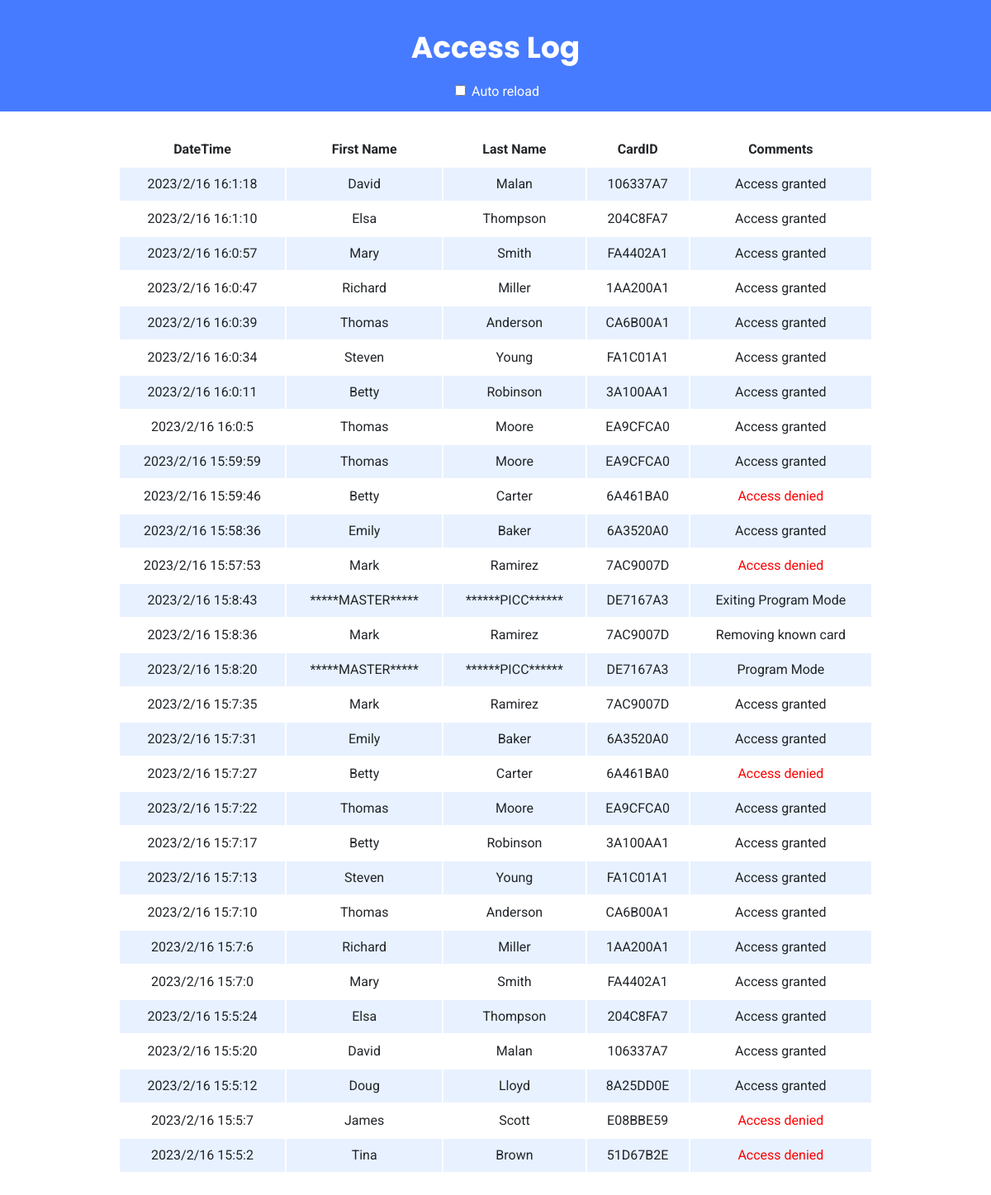
The page / on the database its author committed.
### tables this page shows
CREATE TABLE "access_log" (
    "id" INTEGER PRIMARY KEY AUTOINCREMENT,
    "unix" INTEGER,
    "date_time" TEXT,
    "card_id" TEXT,
    "first_name" TEXT,
    "last_name" TEXT,
    "comments" TEXT
);

### app.py (the view)
@app.route('/', methods=['GET'])
def history():
    cur.execute("SELECT * FROM access_log ORDER BY id DESC")
    access_log = cur.fetchall()
    return render_template("index.html", access_log = access_log)

### templates/index.html (shortened to what this page needs)
<!DOCTYPE html>
<html lang="en">
    <head>
        <link href="/static/styles.css" rel="stylesheet">
    </head>
    <body>
        <div class="header">
            <h1>Access Log</h1>
            <input type="checkbox" id="cb" onclick="setCookie()">
            <label for="cb">Auto reload</label>
        </div>
        <div class="container">
            <div class="section">
                <table class="center">
                    <thead>
                        <tr>
                            <th>DateTime</th>
                            <th>First Name</th>
                            <th>Last Name</th>
                            <th>CardID</th>
                            <th>Comments</th>
                        </tr>
                    </thead>
                    <tbody>
                        {% for row in access_log %}
                        <tr>
                            <td>{{ row[2] }}</td>
                            <td>{{ row[4] }}</td>
                            <td>{{ row[5] }}</td>
                            <td>{{ row[3] }}</td>
                            {% if row[6] == "Access denied" %}
                            <td style ="color: red">{{ row[6] }}</td>
                            {% else %}
                            <td>{{ row[6] }}</td>
                            {% endif %}
                        </tr>
                        {% endfor %}
                    </tbody>
                </table>
            </div>
        </div>
    </body>
</html>

### static/styles.css (style rules this page uses)
body { background-color: #fff; color: #212529; font-family: 'Roboto', sans-serif; font-size: 16px; font-weight: 400; line-height: 1; margin: 0; text-align: left; }
.container { margin-left: auto; margin-right: auto; padding-left: 15px; padding-right: 15px; text-align: center; width: 90%; }
.header { background-color: #477bff; color: #fff; margin-bottom: 1rem; padding: 1rem 1rem; text-align: center; }
.section { padding-bottom: 1rem; padding-left: 2rem; padding-right: 2rem; padding-top: 0.5rem; }
h1 { font-family: 'Poppins', sans-serif; font-size: 36px; }
table { background-color: transparent; margin-bottom: 1rem; width: 90%; }
table th, table td { padding: 0.75rem; vertical-align: middle; }
tbody tr:nth-of-type(odd) { background-color: rgb(179, 208, 255, 0.3) }
.center { margin-left: auto; margin-right: auto; }

### rows shown on the page
access_log: date_time "2023/2/16 16:1:18", first_name "David", last_name "Malan", card "106337A7", comments "Access granted"
access_log: date_time "2023/2/16 16:1:10", first_name "Elsa", last_name "Thompson", card "204C8FA7", comments "Access granted"
access_log: date_time "2023/2/16 16:0:57", first_name "Mary", last_name "Smith", card "FA4402A1", comments "Access granted"
access_log: date_time "2023/2/16 16:0:47", first_name "Richard", last_name "Miller", card "1AA200A1", comments "Access granted"
access_log: date_time "2023/2/16 16:0:39", first_name "Thomas", last_name "Anderson", card "CA6B00A1", comments "Access granted"
access_log: date_time "2023/2/16 16:0:34", first_name "Steven", last_name "Young", card "FA1C01A1", comments "Access granted"
access_log: date_time "2023/2/16 16:0:11", first_name "Betty", last_name "Robinson", card "3A100AA1", comments "Access granted"
access_log: date_time "2023/2/16 16:0:5", first_name "Thomas", last_name "Moore", card "EA9CFCA0", comments "Access granted"
access_log: date_time "2023/2/16 15:59:59", first_name "Thomas", last_name "Moore", card "EA9CFCA0", comments "Access granted"
access_log: date_time "2023/2/16 15:59:46", first_name "Betty", last_name "Carter", card "6A461BA0", comments "Access denied"
access_log: date_time "2023/2/16 15:58:36", first_name "Emily", last_name "Baker", card "6A3520A0", comments "Access granted"
access_log: date_time "2023/2/16 15:57:53", first_name "Mark", last_name "Ramirez", card "7AC9007D", comments "Access denied"
access_log: date_time "2023/2/16 15:8:43", first_name "*****MASTER*****", last_name "******PICC******", card "DE7167A3", comments "Exiting Program Mode"
access_log: date_time "2023/2/16 15:8:36", first_name "Mark", last_name "Ramirez", card "7AC9007D", comments "Removing known card"
access_log: date_time "2023/2/16 15:8:20", first_name "*****MASTER*****", last_name "******PICC******", card "DE7167A3", comments "Program Mode"
access_log: date_time "2023/2/16 15:7:35", first_name "Mark", last_name "Ramirez", card "7AC9007D", comments "Access granted"
access_log: date_time "2023/2/16 15:7:31", first_name "Emily", last_name "Baker", card "6A3520A0", comments "Access granted"
access_log: date_time "2023/2/16 15:7:27", first_name "Betty", last_name "Carter", card "6A461BA0", comments "Access denied"
access_log: date_time "2023/2/16 15:7:22", first_name "Thomas", last_name "Moore", card "EA9CFCA0", comments "Access granted"
access_log: date_time "2023/2/16 15:7:17", first_name "Betty", last_name "Robinson", card "3A100AA1", comments "Access granted"
access_log: date_time "2023/2/16 15:7:13", first_name "Steven", last_name "Young", card "FA1C01A1", comments "Access granted"
access_log: date_time "2023/2/16 15:7:10", first_name "Thomas", last_name "Anderson", card "CA6B00A1", comments "Access granted"
access_log: date_time "2023/2/16 15:7:6", first_name "Richard", last_name "Miller", card "1AA200A1", comments "Access granted"
access_log: date_time "2023/2/16 15:7:0", first_name "Mary", last_name "Smith", card "FA4402A1", comments "Access granted"
access_log: date_time "2023/2/16 15:5:24", first_name "Elsa", last_name "Thompson", card "204C8FA7", comments "Access granted"
access_log: date_time "2023/2/16 15:5:20", first_name "David", last_name "Malan", card "106337A7", comments "Access granted"
access_log: date_time "2023/2/16 15:5:12", first_name "Doug", last_name "Lloyd", card "8A25DD0E", comments "Access granted"
access_log: date_time "2023/2/16 15:5:7", first_name "James", last_name "Scott", card "E08BBE59", comments "Access denied"
access_log: date_time "2023/2/16 15:5:2", first_name "Tina", last_name "Brown", card "51D67B2E", comments "Access denied"
